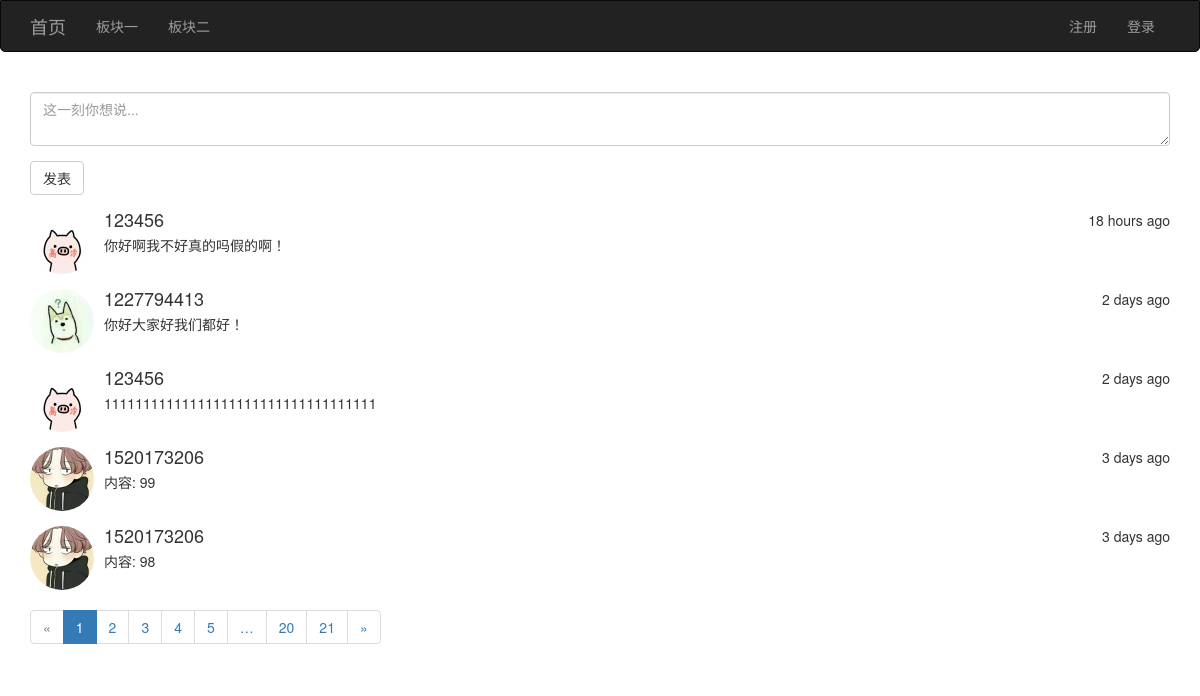
The page / on the database its author committed.
### app/models/posts.py (models this page shows)
class Posts(db.Model):
    __tablename__ = 'posts'
    id = db.Column(db.Integer, primary_key=True)
    rid = db.Column(db.Integer, index=True, default=0)
    content = db.Column(db.Text)
    timestamp = db.Column(db.DateTime, default=datetime.utcnow)
    uid = db.Column(db.Integer, db.ForeignKey('users.id'))

### app/models/users.py (models this page shows, shortened)
class User(UserMixin, db.Model):
    __tablename__ = 'users'
    id = db.Column(db.Integer, primary_key=True)
    username = db.Column(db.String(64), unique=True)
    password_hash = db.Column(db.String(128))
    email = db.Column(db.String(128), unique=True)
    confirmed = db.Column(db.Boolean, default=False)
    icon = db.Column(db.String(64), default='default.jpg')
    name = db.Column(db.String(64))
    location = db.Column(db.String(64))
    about_me = db.Column(db.Text())
    member_since = db.Column(db.DateTime(), default=datetime.utcnow)
    last_seen = db.Column(db.DateTime(), default=datetime.utcnow)
    posts = db.relationship('Posts', backref='user', lazy='dynamic')
    favorites = db.relationship('Posts', secondary="collections", backref=db.backref('users', lazy='dynamic'), lazy='dynamic')
    @property
    def password(self):
        raise AttributeError('密码不可读')

### app/views/main.py (the view, shortened to what this page needs)
@main.route('/', methods=['GET', 'POST'])
def index():
    form = PostsForm()
    page = request.args.get('page', 1, type=int)  # 用户想查看第几页
    pagination = Posts.query.filter_by(rid=0).order_by(Posts.timestamp.desc()).paginate(page, per_page=5, error_out=False)
    posts = pagination.items
    return render_template('main/index.html', form=form, posts=posts, pagination=pagination)

### app/forms/posts.py
class PostsForm(FlaskForm):
    content = TextAreaField('', render_kw={'placeholder': '这一刻你想说...'}, validators=[Length(10, 200, message="字数不符")])
    submit = SubmitField("发表")

### app/views/user.py (called while the page is built)
@user.before_app_request
def before_request():
    if current_user.is_authenticated:
        current_user.ping()

### app/templates/main/index.html (shortened to what this page needs)
{% extends 'commons/base.html' %}
{% from 'commons/macro.html' import pagination_show %}
{% block page_content %}
    {{ wtf.quick_form(form) }}
    {% for post in posts %}
        <div class="media">
            <div class="media-left">
                <a href="#">
                    <img class="media-object" style="width: 64px; height: 64px; border-radius: 50%" src="{{ url_for('static', filename='uploads/' + post.user.icon) }}" alt="...">
                </a>
            </div>
            <div class="media-body">
                <div style="float: right">{{ moment(post.timestamp).fromNow() }}</div>
                <h4 class="media-heading">{{ post.user.username }}</h4>
                {{ post.content }}
            </div>
        </div>
    {% endfor %}
    {{ pagination_show(pagination,'main.index') }}
{% endblock %}

### app/templates/commons/base.html (shortened to what this page needs)
{% extends 'bootstrap/base.html' %}
{% import 'bootstrap/wtf.html' as wtf %}
{% block navbar %}
    <nav class="navbar navbar-inverse" style="border-radius: 0px 0px 5px 5px; -webkit-user-select: none;">
        <div class="container">
            <div class="navbar-header">
                <a class="navbar-brand" href="{{ url_for('main.index') }}">首页</a>
            </div>
            <div class="collapse navbar-collapse">
                <ul class="nav navbar-nav">
                    <li><a href="#">板块一</a></li>
                    <li><a href="#">板块二</a></li>
                </ul>
                <ul class="nav navbar-nav navbar-right">
                    {% if current_user.is_authenticated %}
                        <li>
                            <a href="#">
                                <img style="width: 36px; height: 36px; border-radius: 50%; float: left; margin-top: -8px" src="{{ url_for('static', filename='uploads/' + current_user.icon) }}" alt="...">
                            </a>
                        </li>
                        <li class="dropdown">
                            <a href="#" class="dropdown-toggle" data-toggle="dropdown" role="button" aria-haspopup="true"
                               aria-expanded="false">你好, {{ current_user.username }} <span class="caret"></span></a>
                            <ul class="dropdown-menu">
                                <li><a href="{{ url_for('user.user_info') }}">个人资料</a></li>
                                <li><a href="#">修改密码</a></li>
                                <li><a href="#">修改邮箱</a></li>
                                <li><a href="{{ url_for('user.logout') }}">退出</a></li>
                            </ul>
                        </li>
                    {% else %}
                        <li><a href="{{ url_for('user.register') }}">注册</a></li>
                        <li><a href="{{ url_for('user.login') }}">登录</a></li>
                    {% endif %}
                </ul>
            </div>
        </div>
    </nav>
{% endblock %}
{% block content %}
    <div class="container">
        {% block page_content %}
        {% endblock %}
    </div>
{% endblock %}
{% block styles %}
    {{ super() }}
{% endblock %}

### app/templates/commons/macro.html
{% macro pagination_show(pagination,endpoint) %}
    <nav aria-label="Page navigation">
        <ul class="pagination">
            <li {% if not pagination.has_prev %}class="disabled" {% endif %}>
                <a href="{% if pagination.has_prev %}{{ url_for(endpoint,page=pagination.prev_num,**kwargs) }}{% else %}#{% endif %}"
                   aria-label="Previous">
                    <span aria-hidden="true">&laquo</span>
                </a>
            </li>
            {% for p in pagination.iter_pages() %}
                {% if p %}
                    <li {% if pagination.page==p %}class="active"{% endif %}>
                        <a href="{{ url_for(endpoint,page=p,**kwargs) }}">{{ p }}</a>
                    </li>
                {% else %}
                    <li><a href="#">&hellip;</a></li>
                {% endif %}
            {% endfor %}
            <li {% if not pagination.has_next %}class="disabled" {% endif %}>
                <a href="
                        {% if pagination.has_next %}{{ url_for(endpoint,page=pagination.next_num,**kwargs) }}{% else %}#{% endif %}"
                   aria-label="Previous">
                    <span aria-hidden="true">&raquo</span>
                </a>
            </li>
        </ul>
    </nav>
{% endmacro %}

### rows shown on the page
Posts: icon (picture), timestamp "18 hours ago", user.username "123456", content "你好啊我不好真的吗假的啊！"
Posts: icon (picture), timestamp "2 days ago", user.username "1227794413", content "你好大家好我们都好！"
Posts: icon (picture), timestamp "2 days ago", user.username "123456", content "11111111111111111111111111111111111"
Posts: icon (placeholder picture), timestamp "3 days ago", user.username "1520173206", content "内容: 99"
Posts: icon (placeholder picture), timestamp "3 days ago", user.username "1520173206", content "内容: 98"

### other values the page prints
{{ p }} "1" "2" "3" "4" "5" "20" "21"
